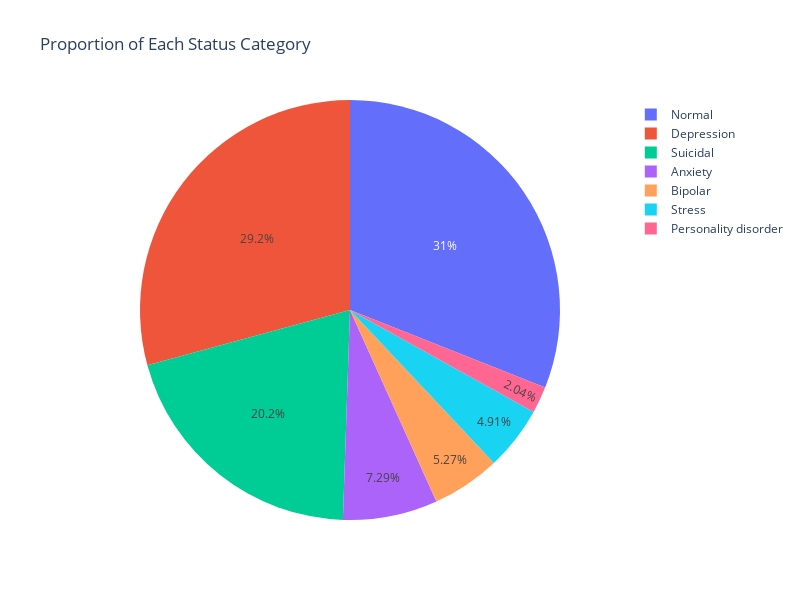

Notebook source saved alongside this figure:
### Code cell
# Status Distribution
fig = px.pie(df, names='status', title='Proportion of Each Status Category')
fig.update_layout(width=800, height=600) 
fig.show()

### Figure 1 — Plotly figure (JSON) as saved in the notebook; plotly's stock layout.template omitted (floating-point values rounded to 4 significant figures; data arrays with more than 128 entries replaced by an {"elided": "..."} marker saying what was removed)
{"data": [{"domain": {"x": [0, 1], "y": [0, 1]}, "hovertemplate": "status=%{label}<extra></extra>", "labels": {"elided": "52681 str values"}, "legendgroup": "", "name": "", "showlegend": true, "type": "pie"}], "layout": {"height": 600, "legend": {"tracegroupgap": 0}, "title": {"text": "Proportion of Each Status Category"}, "width": 800}}
